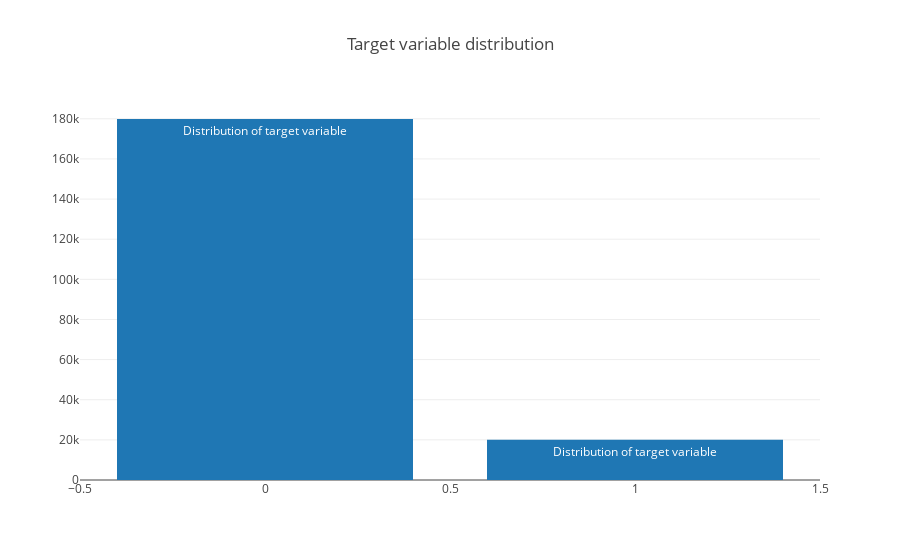

Write notebook code for a chart like this one.
### Code cell
data = [go.Bar(
            x = train_df["target"].value_counts().index.values,
            y = train_df["target"].value_counts().values,
            text='Distribution of target variable'
    )]

layout = go.Layout(
    title='Target variable distribution'
)

fig = go.Figure(data=data, layout=layout)

py.iplot(fig, filename='basic-bar')

### Figure 1 — Plotly figure (JSON) as saved in the notebook; plotly's stock layout.template omitted (floating-point values rounded to 4 significant figures)
{"data": [{"y": [179902, 20098], "text": "Distribution of target variable", "type": "bar", "uid": "7c93d033-df3f-49c4-b2b4-cbba3e568629", "x": [0, 1]}], "layout": {"title": {"text": "Target variable distribution"}}}
